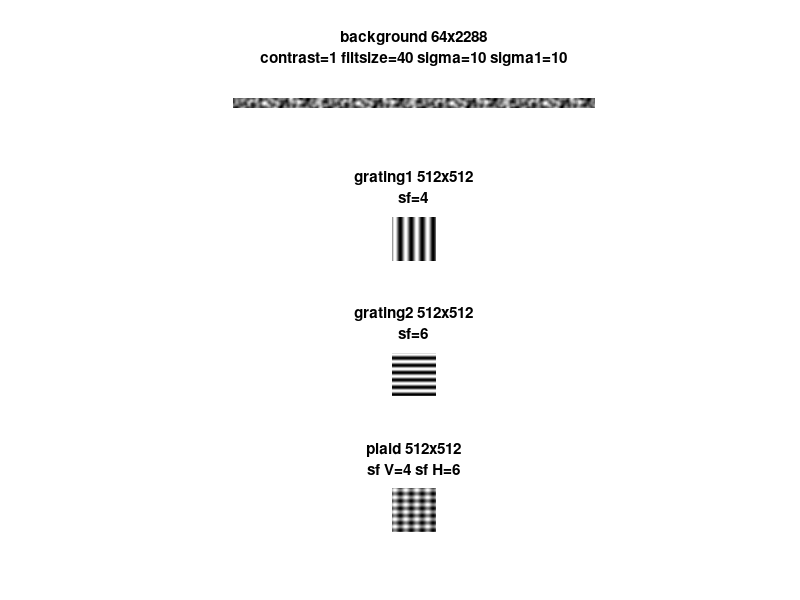

This chart was generated by the following MATLAB code: (Note: this script raises an error after producing the figure.)
% From Aman 
% Modified by Mai Feb 2019

texsize = 512;
wn_contrast = 1;
% Making horizontal and vertical axes asymmetric because the texture aspect raio is 1:1.5 (W=8cm, H=12cm)
sf_H = 6; % no.of horizonal bars visible ()
sf_V = 4; % no.of vertical bars visible

% Gray
textures(1).matrix = 0.5*ones(64,64);

% Unfiltered Whitenoise
textures(2).matrix = rand(16, 512);
textures(3).matrix = rand(16, 512);
textures(4).matrix = rand(16, 512);
textures(5).matrix = rand(16, 512);

% Vertical grating
textures(6).matrix = 0.5+0.5*repmat(sin(0:((2*sf_V*pi)/texsize):(2*sf_V)*pi-(((2*sf_V)*pi)/texsize)),texsize,1);

% Horizontal grating
textures(7).matrix = 0.5+0.5*repmat(sin(0:(((2*sf_H)*pi)/texsize):(2*sf_H)*pi-(((2*sf_H)*pi)/texsize))',1,texsize);

% Plaid
textures(8).matrix = (textures(6).matrix+textures(7).matrix)/2;

% c = [0:0.1:1.0];

% % Horixontal grating at 0, 10 to 100% contrast
% for n = 6:16
%     textures(n).matrix = 0.5+c(n-5)*0.5*repmat(sin(0:(((2*sf)*pi)/texsize):(2*sf)*pi-(((2*sf)*pi)/texsize)),texsize,1);
% end

% % Anti-phase Vertical, horizontal gratings
% textures(17).matrix = 1-textures(4).matrix;
% textures(20).matrix = 1-textures(3).matrix;
% textures(21).matrix = 1-textures(17).matrix;


%% Filtered White noise
% Making a 2D Gaussian filter to convolve
filtSize = 40;
sigma = 10; %15 
sigma1 = 10; %3
length = 100; % HALF actual VR corridor length in cm
height = 12; % VR corridor height in cm

x = 1:filtSize;

for texID = 2:5
    
    %     if texID==4; sigma = 30; end;
%     if texID==3; sigma = 5; end;

    y = exp(-((x-round(filtSize/2)).^2)/(2*sigma^2));
    y1 = exp(-((x-round(filtSize/2)).^2)/(2*sigma1^2));
    y = y./sum(y);
    y1 = y1./sum(y1);
    
    filt2 = y'*y1;
    % imagesc(filt2); colormap(gray)
    
    % Create random matrix matching corridor length height ratio
    Im_half = rand(texsize/8+filtSize*2,(texsize/8)*floor(length/height)+filtSize*2);    %Im = rand(texsize/8+filtSize*2,texsize*2+filtSize*2);
    Im = [Im_half, Im_half, Im_half, Im_half]; % first and second half repeating, then another whole corridor that is hidden, so repeat 4 times
    
    % Convolving and normalizing the image to 100% contrast
    Imf = conv2(filt2,Im);
    Imf = Imf(filtSize+floor(filtSize/2):end-ceil(filtSize/2)-filtSize,filtSize+floor(filtSize/2):end-ceil(filtSize/2)-filtSize);
    Imf = Imf - min(min(Imf));
    Im_full = Imf./max(max(Imf));
    Im_new = ((Im_full-0.5)*wn_contrast) + 0.5;
    textures(texID).matrix = Im_new;
end

% pause(1);
% close;

% clear Im ImF filt2 texID x y

%% plot textures

% cd C:\Users\m.morimoto\Documents\GitHub\SaleemLab-VR\VRCentral\data
% load('textures_hf_Mik4.mat')

figure; 

subplot(4,1,1)
tex=textures(2).matrix;    
imagesc(tex, [0 1]);
title({['background ', num2str(size(tex,1)),'x', num2str(size(tex,2))],...
    ['contrast=', num2str(wn_contrast), ' filtsize=', num2str(filtSize),' sigma=', num2str(sigma), ' sigma1=', num2str(sigma1)]})
colormap gray; axis equal; box off; axis off

subplot(4,1,2); 
tex=textures(6).matrix;    
imagesc(tex, [0 1]);
title({['grating1 ', num2str(size(tex,1)),'x', num2str(size(tex,2))], ['sf=', num2str(sf_V)]})
colormap gray; axis equal; box off; axis off

subplot(4,1,3); 
tex=textures(7).matrix;    
imagesc(tex, [0 1]);
title({['grating2 ', num2str(size(tex,1)),'x', num2str(size(tex,2))], ['sf=', num2str(sf_H)]})
colormap gray; axis equal; box off; axis off

subplot(4,1,4); 
tex=textures(8).matrix;    
imagesc(tex, [0 1]);
title({['plaid ', num2str(size(tex,1)),'x', num2str(size(tex,2))], ['sf V=', num2str(sf_V),' sf H=', num2str(sf_H)]})
colormap gray; axis equal; box off; axis off

%% save

savefolder='C:\Users\m.morimoto\Documents\GitHub\SaleemLab-VR\VRCentral\data';
savefile='textures_MM5.mat';

save([savefolder,filesep,savefile], 'textures')




















